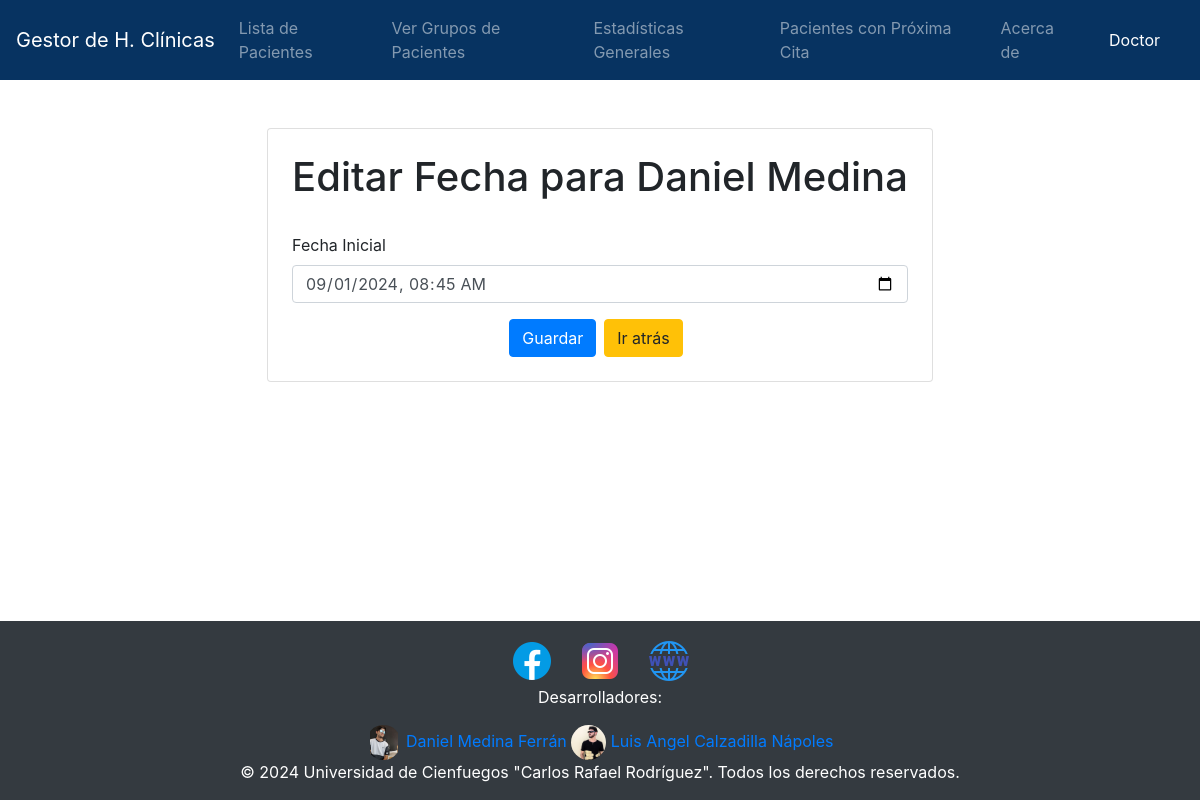
The app's page /pacientes/01111972163/fechas/2/editar/ (signed in) with its own data.
### Historia/models.py (models this page shows, shortened)
class Paciente(models.Model):
    ci = models.CharField(primary_key=True, max_length=11)
    nombre = models.CharField(max_length=50)
    apellidos = models.CharField(max_length=50)
    telefono = models.IntegerField(null=True)
    direccion = models.CharField(max_length=50)
    SEXO_CHOICES = (
        ('M', 'Masculino'),
        ('F', 'Femenino'),
    )
    sexo = models.CharField(max_length=1, choices=SEXO_CHOICES)
    RAZA_CHOICES = (
        ('B', 'Blanco'),
        ('N', 'Negro'),
    )
    raza = models.CharField(max_length=1, choices=RAZA_CHOICES)
    edad = models.IntegerField()

class Fecha(models.Model):
    id = models.IntegerField(primary_key=True)
    fecha_inicial = models.DateTimeField()
    paciente = models.ForeignKey(Paciente, on_delete=models.CASCADE, related_name='fechas')

### Historia/views/fechas.py (the view)
# urls.py: path('pacientes/<str:pk_paciente>/fechas/<int:pk_fecha>/editar/', fechas.editar_fecha_paciente, name='editar_fecha_paciente'),
@login_required(login_url="/")
@permission_required("estudiantes.change_fecha", login_url="/")
def editar_fecha_paciente(request, pk_paciente, pk_fecha):
    paciente = get_object_or_404(Paciente, pk=pk_paciente)
    fecha = get_object_or_404(Fecha, pk=pk_fecha, paciente=paciente)
    if request.method == 'POST':
        fecha_inicial = request.POST.get('fecha_inicial')
        fecha.fecha_inicial = fecha_inicial
        fecha.save()
        return redirect('ver_fechas_paciente', pk=paciente.pk)
    return render(request, 'fechas/editar_fecha_paciente.html', {'paciente': paciente, 'fecha': fecha})

### Historia/templates/fechas/editar_fecha_paciente.html (shortened to what this page needs)
{% extends 'base.html' %}
{% block content %}
<div class="d-flex justify-content-center" >
	<div class="card p-4">
		<h1 class="text-center">Editar Fecha para {{ paciente.nombre }} {{ paciente.apellidos }}</h1>
		<form method="post" class="mt-4">
		<div class="mb-3">
			<label for="fecha_inicial" class="form-label">Fecha Inicial</label>
			<input type="datetime-local" class="form-control" id="fecha_inicial" name="fecha_inicial" value="{{ fecha.fecha_inicial|date:'Y-m-d\TH:i' }}" required />
		</div>
		<div class="d-flex justify-content-center">
			<button type="submit" class="btn btn-primary mr-2">Guardar</button>
			<a class="btn btn-warning mr-2" href="{% url 'ver_fechas_paciente' paciente.pk %}" class="back-button">Ir atrás</a>
		</div>
		</form>
	</div>
</div>
{% endblock %}

### Historia/templates/base.html (shortened to what this page needs)
<!DOCTYPE html>
<html lang="en">
<head>
    {% load static %}
    <link rel="stylesheet" href="{% static 'css/bootstrap.min.css' %}">
    <link rel="stylesheet" href="https://cdnjs.cloudflare.com/ajax/libs/font-awesome/5.15.4/css/all.min.css" />
</head>
<body>
    <nav class="navbar navbar-expand-lg navbar-dark no-pdf" style="background-color: #073361;">
        <a class="navbar-brand" href="{% url 'home' %}">Gestor de H. Clínicas</a>
        <div class="collapse navbar-collapse" id="navbarNav">
            <ul class="navbar-nav">
                <li class="nav-item">
                    <a class="nav-link" href="{% url 'lista_pacientes' %}">Lista de Pacientes</a>
                </li>
                <li class="nav-item">
                    <a class="nav-link" href="{% url 'grupos_pacientes' %}">Ver Grupos de Pacientes</a>
                </li>
                <li class="nav-item">
                    <a class="nav-link" href="{% url 'estadisticas_generales' %}">Estadísticas Generales</a>
                </li>
                <li class="nav-item">
                    <a class="nav-link" href="{% url 'pacientes_con_proxima_cita' %}">Pacientes con Próxima Cita</a>
                </li>
                <li class="nav-item">
                    <a class="nav-link" href="{% url 'about' %}">Acerca de</a>
                </li>
            </ul>
        </div>
        <div class="navbar">
            <div class="navbar-nav">
                <li class="nav-item">
                    <span class="nav-link text-white">{{ user.first_name }}</span>
                </li>
            </div>
        </div>
    </nav>
    <div class="container my-5 content">{% block content %} {% endblock %}</div>
	<footer class="no-pdf">
		<div class="footer-content">
			<div class="footer-container">
				<div class="footer-icons">
					<a href="https://www.facebook.com/ucfgos/" aria-label="Facebook">
						<img src="{% static 'icons/facebook.png' %}" alt="Facebook">
					</a>
					<a href="https://instagram.com/ucfgos" aria-label="Instagram">
						<img src="{% static 'icons/instagram.png' %}" alt="Instagram">
					</a>
					<a href="http://www.ucf.edu.cu/" aria-label="Web">
						<img src="{% static 'icons/web.png' %}" alt="Web">
					</a>
				</div>
				<div class="footer-developers">
					<p>Desarrolladores:</p>
					<div class="developer-icons">
						<a href="https://instagram.com/danielmedina_0111" aria-label="medina">
							<img src="{% static 'icons/medina.jpg' %}" alt="Daniel Medina Ferrán" class="developer-icon-img">
							<span>Daniel Medina Ferrán</span>
						</a>
						<a href="https://instagram.com/luis_elcorona" aria-label="luisangel">
							<img src="{% static 'icons/luisangel.jpg' %}" alt="Luis Angel Calzadilla Nápoles" class="developer-icon-img">
							<span>Luis Angel Calzadilla Nápoles</span>
						</a>
					</div>
				</div>
			</div>
		</div>
		<p class="mb-0 text-center">© {{ year }} 2024 Universidad de Cienfuegos "Carlos Rafael Rodríguez". Todos los derechos reservados.</p>
	</footer>
</body>
</html>

### Historia/templates/base.html (style rules this page uses)
body { display: flex; flex-direction: column; min-height: 100vh; margin: 0; }
.content { flex: 1; }
.navbar-nav { position: relative; }
.nav-link { color: white; text-decoration: none; }
footer { background-color: #343a40; color: #ffffff; padding: 1rem; text-align: center; width: 100%; }
.footer-icons a { color: #ffffff; margin: 0 0.5rem; }
.developer-icon-img { border-radius: 50%; width: 35px; height: 35px; object-fit: contain; }

### records on screen
Paciente: nombre "Daniel", apellidos "Medina"
Fecha: fecha_inicial "09/01/2024 08:45"

### other values on screen
{{ user.first_name }} "Doctor"
